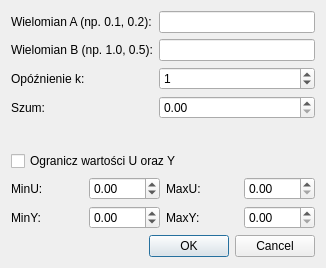
<?xml version="1.0" encoding="UTF-8"?>
<ui version="4.0">
 <class>DialogARX</class>
 <widget class="QDialog" name="DialogARX">
  <property name="geometry">
   <rect>
    <x>0</x>
    <y>0</y>
    <width>326</width>
    <height>268</height>
   </rect>
  </property>
  <property name="windowTitle">
   <string>Ustawienia ARX</string>
  </property>
  <layout class="QVBoxLayout" name="verticalLayout">
   <item>
    <layout class="QFormLayout" name="formLayout">
     <item row="0" column="0">
      <widget class="QLabel" name="labelA">
       <property name="text">
        <string>Wielomian A (np. 0.1, 0.2):</string>
       </property>
      </widget>
     </item>
     <item row="0" column="1">
      <widget class="QLineEdit" name="editA"/>
     </item>
     <item row="1" column="0">
      <widget class="QLabel" name="labelB">
       <property name="text">
        <string>Wielomian B (np. 1.0, 0.5):</string>
       </property>
      </widget>
     </item>
     <item row="1" column="1">
      <widget class="QLineEdit" name="editB"/>
     </item>
     <item row="2" column="0">
      <widget class="QLabel" name="labelK">
       <property name="text">
        <string>Opóźnienie k:</string>
       </property>
      </widget>
     </item>
     <item row="2" column="1">
      <widget class="QSpinBox" name="spinK">
       <property name="value">
        <number>1</number>
       </property>
      </widget>
     </item>
     <item row="3" column="0">
      <widget class="QLabel" name="labelSzum">
       <property name="text">
        <string>Szum:</string>
       </property>
      </widget>
     </item>
     <item row="3" column="1">
      <widget class="QDoubleSpinBox" name="spinSzum"/>
     </item>
    </layout>
   </item>
   <item>
    <widget class="QCheckBox" name="checkLimity">
     <property name="layoutDirection">
      <enum>Qt::LeftToRight</enum>
     </property>
     <property name="text">
      <string>Ogranicz wartości U oraz Y</string>
     </property>
    </widget>
   </item>
   <item>
    <layout class="QHBoxLayout" name="horizontalLayout_4">
     <item>
      <widget class="QLabel" name="labelMinU">
       <property name="text">
        <string>MinU:</string>
       </property>
      </widget>
     </item>
     <item>
      <widget class="QDoubleSpinBox" name="spinMinU">
       <property name="enabled">
        <bool>true</bool>
       </property>
       <property name="inputMethodHints">
        <set>Qt::ImhFormattedNumbersOnly</set>
       </property>
       <property name="minimum">
        <double>-99.989999999999995</double>
       </property>
      </widget>
     </item>
     <item>
      <widget class="QLabel" name="labelMaxU">
       <property name="text">
        <string>MaxU:</string>
       </property>
      </widget>
     </item>
     <item>
      <widget class="QDoubleSpinBox" name="spinMaxU"/>
     </item>
    </layout>
   </item>
   <item>
    <layout class="QHBoxLayout" name="horizontalLayout_5">
     <item>
      <widget class="QLabel" name="labelMinY">
       <property name="text">
        <string>MinY:</string>
       </property>
      </widget>
     </item>
     <item>
      <widget class="QDoubleSpinBox" name="spinMinY">
       <property name="minimum">
        <double>-99.989999999999995</double>
       </property>
      </widget>
     </item>
     <item>
      <widget class="QLabel" name="labelMaxY">
       <property name="text">
        <string>MaxY:</string>
       </property>
      </widget>
     </item>
     <item>
      <widget class="QDoubleSpinBox" name="spinMaxY"/>
     </item>
    </layout>
   </item>
   <item>
    <widget class="QDialogButtonBox" name="buttonBox">
     <property name="orientation">
      <enum>Qt::Horizontal</enum>
     </property>
     <property name="standardButtons">
      <set>QDialogButtonBox::Cancel|QDialogButtonBox::Ok</set>
     </property>
    </widget>
   </item>
  </layout>
 </widget>
 <resources/>
 <connections>
  <connection>
   <sender>buttonBox</sender>
   <signal>accepted()</signal>
   <receiver>DialogARX</receiver>
   <slot>accept()</slot>
   <hints>
    <hint type="sourcelabel">
     <x>20</x>
     <y>20</y>
    </hint>
    <hint type="destinationlabel">
     <x>20</x>
     <y>20</y>
    </hint>
   </hints>
  </connection>
  <connection>
   <sender>buttonBox</sender>
   <signal>rejected()</signal>
   <receiver>DialogARX</receiver>
   <slot>reject()</slot>
   <hints>
    <hint type="sourcelabel">
     <x>20</x>
     <y>20</y>
    </hint>
    <hint type="destinationlabel">
     <x>20</x>
     <y>20</y>
    </hint>
   </hints>
  </connection>
 </connections>
</ui>
